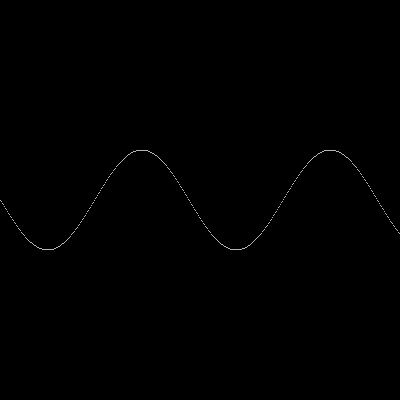
Frame 1 (no input)
Frame 60 (the mouse pressed at the canvas centre just before this capture): identical to frame 1, image omitted
Frame 120 (the mouse held since frame 60 and released just before this capture): identical to frame 1, image omitted

The Processing sketch that drew this single still picture (run headless with seeded random() and noise(); from frame 60 on, the mouse is pressed at the canvas centre):

// Processing sketch: sin_wav
// ── sin_wav.pde
/*
SIMPLE SIN WAVE
COULD BE USED WITH RANDOM & NOISE TO EXPLAIN THE VARIOUS
VALUES RETURNED WITH THESE FUNCTIONS. 
NOISE : 0 TO 1
SIN : -1 TO 1
*/

/////////////////////////// GLOBALS ////////////////////////////

int sinAmp = 50;
int sinFreq = 30;
/////////////////////////// SETUP ////////////////////////////
void setup() {
  size(400, 400);
  background(0);
  smooth();
  stroke(255);

  for(float x=0; x<width; x+=1) { //Must be a float 
    point(x,200 + sinAmp * sin(x/sinFreq)); 
  }

}

/////////////////////////// DRAW ////////////////////////////
void draw() {
  
}

/////////////////////////// FUNCTIONS ////////////////////////////
